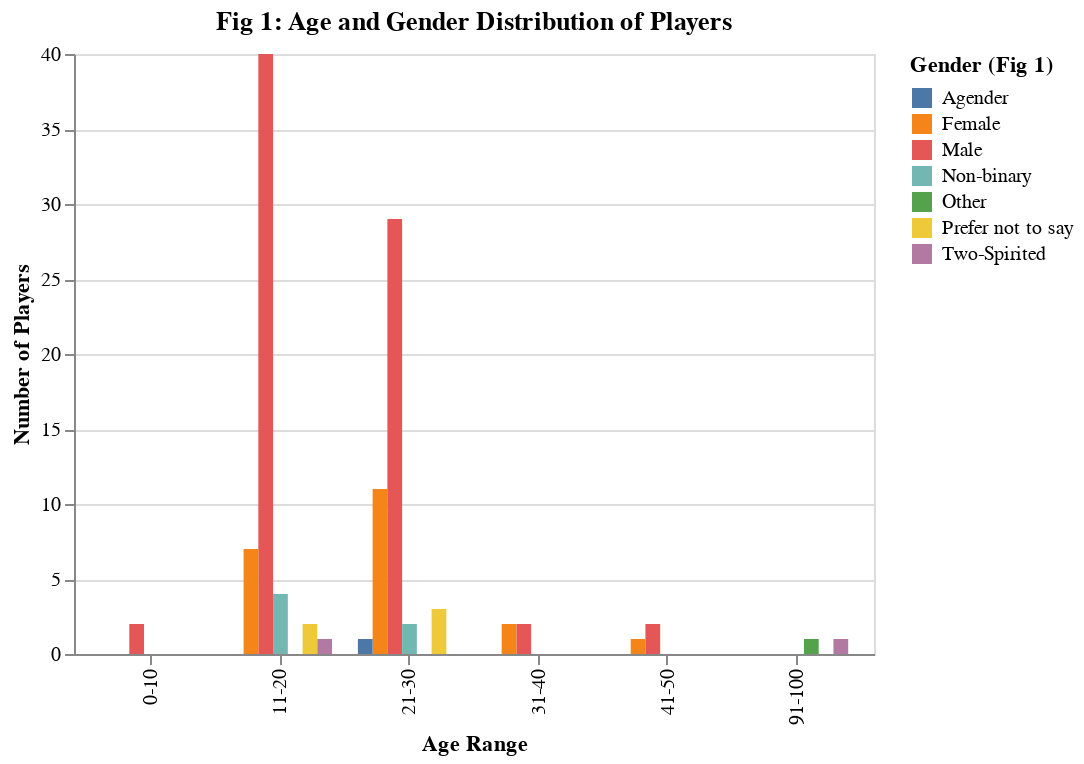

Source (notebook cell):
### Code cell
fig1

### Figure 1 — Vega-Lite specification as saved in the notebook (floating-point values rounded to 4 significant figures)
{"config": {"view": {"continuousWidth": 300, "continuousHeight": 300}}, "data": {"name": "data-e6f9a1bce5ba2b4893414f591efa4fb9"}, "mark": {"type": "bar"}, "encoding": {"color": {"field": "gender", "title": "Gender (Fig 1)", "type": "nominal"}, "x": {"field": "age_group", "sort": ["0-10", "11-20", "21-30", "31-40", "41-50", "51-60", "61-70", "71-80", "81-90", "91-100"], "title": "Age Range", "type": "ordinal"}, "xOffset": {"field": "gender", "type": "nominal"}, "y": {"aggregate": "count", "title": "Number of Players", "type": "quantitative"}}, "height": 300, "title": "Fig 1: Age and Gender Distribution of Players", "width": 400, "$schema": "https://vega.github.io/schema/vega-lite/v5.20.1.json", "datasets": {"data-e6f9a1bce5ba2b4893414f591efa4fb9": [{"gender": "Male", "age": 9, "played_hours": 30.3, "experience": "Pro", "subscribe": true, "age_group": "0-10"}, {"gender": "Male", "age": 17, "played_hours": 3.8, "experience": "Veteran", "subscribe": true, "age_group": "11-20"}, {"gender": "Female", "age": 21, "played_hours": 0.7, "experience": "Amateur", "subscribe": true, "age_group": "21-30"}, {"gender": "Male", "age": 21, "played_hours": 0.1, "experience": "Regular", "subscribe": true, "age_group": "21-30"}, {"gender": "Male", "age": 17, "played_hours": 0.1, "experience": "Amateur", "subscribe": true, "age_group": "11-20"}, {"gender": "Female", "age": 23, "played_hours": 1.6, "experience": "Veteran", "subscribe": true, "age_group": "21-30"}, {"gender": "Female", "age": 25, "played_hours": 1.5, "experience": "Beginner", "subscribe": true, "age_group": "21-30"}, {"gender": "Male", "age": 22, "played_hours": 0.2, "experience": "Amateur", "subscribe": true, "age_group": "21-30"}, {"gender": "Female", "age": 17, "played_hours": 48.4, "experience": "Amateur", "subscribe": true, "age_group": "11-20"}, {"gender": "Male", "age": 17, "played_hours": 0.5, "experience": "Amateur", "subscribe": true, "age_group": "11-20"}, {"gender": "Male", "age": 19, "played_hours": 0.6, "experience": "Regular", "subscribe": true, "age_group": "11-20"}, {"gender": "Male", "age": 8, "played_hours": 0.3, "experience": "Regular", "subscribe": true, "age_group": "0-10"}, {"gender": "Female", "age": 17, "played_hours": 0.1, "experience": "Amateur", "subscribe": false, "age_group": "11-20"}, {"gender": "Male", "age": 17, "played_hours": 1.0, "experience": "Beginner", "subscribe": true, "age_group": "11-20"}, {"gender": "Female", "age": 21, "played_hours": 0.7, "experience": "Amateur", "subscribe": true, "age_group": "21-30"}, {"gender": "Female", "age": 28, "played_hours": 0.6, "experience": "Regular", "subscribe": true, "age_group": "21-30"}, {"gender": "Male", "age": 23, "played_hours": 1.8, "experience": "Amateur", "subscribe": true, "age_group": "21-30"}, {"gender": "Male", "age": 18, "played_hours": 0.1, "experience": "Veteran", "subscribe": false, "age_group": "11-20"}, {"gender": "Male", "age": 23, "played_hours": 0.1, "experience": "Amateur", "subscribe": true, "age_group": "21-30"}, {"gender": "Male", "age": 21, "played_hours": 0.1, "experience": "Veteran", "subscribe": true, "age_group": "21-30"}, {"gender": "Male", "age": 26, "played_hours": 0.6, "experience": "Beginner", "subscribe": true, "age_group": "21-30"}, {"gender": "Male", "age": 20, "played_hours": 0.4, "experience": "Veteran", "subscribe": true, "age_group": "21-30"}, {"gender": "Prefer not to say", "age": 25, "played_hours": 1.4, "experience": "Veteran", "subscribe": false, "age_group": "21-30"}, {"gender": "Male", "age": 17, "played_hours": 0.2, "experience": "Amateur", "subscribe": true, "age_group": "11-20"}, {"gender": "Male", "age": 17, "played_hours": 5.6, "experience": "Regular", "subscribe": true, "age_group": "11-20"}, {"gender": "Non-binary", "age": 17, "played_hours": 0.1, "experience": "Veteran", "subscribe": true, "age_group": "11-20"}, {"gender": "Male", "age": 24, "played_hours": 0.3, "experience": "Amateur", "subscribe": true, "age_group": "21-30"}, {"gender": "Male", "age": 24, "played_hours": 2.2, "experience": "Veteran", "subscribe": true, "age_group": "21-30"}, {"gender": "Male", "age": 17, "played_hours": 0.1, "experience": "Veteran", "subscribe": true, "age_group": "11-20"}, {"gender": "Agender", "age": 27, "played_hours": 12.5, "experience": "Veteran", "subscribe": true, "age_group": "21-30"}, {"gender": "Prefer not to say", "age": 22, "played_hours": 0.4, "experience": "Beginner", "subscribe": true, "age_group": "21-30"}, {"gender": "Male", "age": 21, "played_hours": 0.6, "experience": "Veteran", "subscribe": true, "age_group": "21-30"}, {"gender": "Non-binary", "age": 20, "played_hours": 218.1, "experience": "Regular", "subscribe": true, "age_group": "21-30"}, {"gender": "Male", "age": 18, "played_hours": 0.9, "experience": "Amateur", "subscribe": false, "age_group": "11-20"}, {"gender": "Male", "age": 27, "played_hours": 0.2, "experience": "Amateur", "subscribe": true, "age_group": "21-30"}, {"gender": "Male", "age": 11, "played_hours": 2.9, "experience": "Amateur", "subscribe": true, "age_group": "11-20"}, {"gender": "Male", "age": 10, "played_hours": 3.6, "experience": "Regular", "subscribe": true, "age_group": "11-20"}, {"gender": "Male", "age": 38, "played_hours": 0.2, "experience": "Veteran", "subscribe": true, "age_group": "31-40"}, {"gender": "Male", "age": 20, "played_hours": 1.5, "experience": "Regular", "subscribe": true, "age_group": "21-30"}, {"gender": "Male", "age": 17, "played_hours": 1.0, "experience": "Pro", "subscribe": true, "age_group": "11-20"}, {"gender": "Male", "age": 17, "played_hours": 0.2, "experience": "Pro", "subscribe": true, "age_group": "11-20"}, {"gender": "Male", "age": 23, "played_hours": 0.1, "experience": "Amateur", "subscribe": true, "age_group": "21-30"}, {"gender": "Male", "age": 21, "played_hours": 0.1, "experience": "Veteran", "subscribe": true, "age_group": "21-30"}, {"gender": "Male", "age": 22, "played_hours": 0.1, "experience": "Veteran", "subscribe": false, "age_group": "21-30"}, {"gender": "Male", "age": 14, "played_hours": 17.2, "experience": "Amateur", "subscribe": true, "age_group": "11-20"}, {"gender": "Male", "age": 15, "played_hours": 0.1, "experience": "Regular", "subscribe": true, "age_group": "11-20"}, {"gender": "Male", "age": 14, "played_hours": 0.2, "experience": "Regular", "subscribe": true, "age_group": "11-20"}, {"gender": "Male", "age": 17, "played_hours": 53.9, "experience": "Amateur", "subscribe": true, "age_group": "11-20"}, {"gender": "Male", "age": 17, "played_hours": 223.1, "experience": "Regular", "subscribe": true, "age_group": "11-20"}, {"gender": "Male", "age": 21, "played_hours": 0.5, "experience": "Amateur", "subscribe": true, "age_group": "21-30"}, {"gender": "Female", "age": 21, "played_hours": 3.5, "experience": "Amateur", "subscribe": true, "age_group": "21-30"}, {"gender": "Non-binary", "age": 17, "played_hours": 1.0, "experience": "Veteran", "subscribe": true, "age_group": "11-20"}, {"gender": "Female", "age": 37, "played_hours": 0.2, "experience": "Beginner", "subscribe": false, "age_group": "31-40"}, {"gender": "Male", "age": 17, "played_hours": 0.1, "experience": "Beginner", "subscribe": true, "age_group": "11-20"}, {"gender": "Female", "age": 16, "played_hours": 150.0, "experience": "Amateur", "subscribe": true, "age_group": "11-20"}, {"gender": "Male", "age": 17, "played_hours": 1.2, "experience": "Pro", "subscribe": true, "age_group": "11-20"}, {"gender": "Male", "age": 17, "played_hours": 0.1, "experience": "Amateur", "subscribe": true, "age_group": "11-20"}, {"gender": "Female", "age": 22, "played_hours": 0.8, "experience": "Beginner", "subscribe": true, "age_group": "21-30"}, {"gender": "Male", "age": 19, "played_hours": 0.1, "experience": "Amateur", "subscribe": true, "age_group": "11-20"}, {"gender": "Male", "age": 18, "played_hours": 0.1, "experience": "Veteran", "subscribe": false, "age_group": "11-20"}, {"gender": "Male", "age": 12, "played_hours": 0.5, "experience": "Pro", "subscribe": true, "age_group": "11-20"}, {"gender": "Prefer not to say", "age": 27, "played_hours": 2.0, "experience": "Beginner", "subscribe": true, "age_group": "21-30"}, {"gender": "Female", "age": 22, "played_hours": 2.7, "experience": "Veteran", "subscribe": false, "age_group": "21-30"}, {"gender": "Male", "age": 17, "played_hours": 0.1, "experience": "Amateur", "subscribe": true, "age_group": "11-20"}, {"gender": "Male", "age": 21, "played_hours": 4.0, "experience": "Regular", "subscribe": true, "age_group": "21-30"}, {"gender": "Male", "age": 18, "played_hours": 0.4, "experience": "Veteran", "subscribe": true, "age_group": "11-20"}, {"gender": "Female", "age": 17, "played_hours": 1.0, "experience": "Beginner", "subscribe": true, "age_group": "11-20"}, {"gender": "Male", "age": 24, "played_hours": 0.1, "experience": "Regular", "subscribe": true, "age_group": "21-30"}, {"gender": "Male", "age": 15, "played_hours": 0.1, "experience": "Pro", "subscribe": true, "age_group": "11-20"}, {"gender": "Male", "age": 24, "played_hours": 0.1, "experience": "Beginner", "subscribe": true, "age_group": "21-30"}, {"gender": "Female", "age": 32, "played_hours": 0.1, "experience": "Amateur", "subscribe": false, "age_group": "31-40"}, {"gender": "Male", "age": 17, "played_hours": 7.1, "experience": "Beginner", "subscribe": false, "age_group": "11-20"}, {"gender": "Male", "age": 49, "played_hours": 18.5, "experience": "Regular", "subscribe": true, "age_group": "41-50"}, {"gender": "Female", "age": 24, "played_hours": 0.7, "experience": "Beginner", "subscribe": true, "age_group": "21-30"}, {"gender": "Male", "age": 23, "played_hours": 56.1, "experience": "Amateur", "subscribe": true, "age_group": "21-30"}, {"gender": "Prefer not to say", "age": 17, "played_hours": 0.1, "experience": "Regular", "subscribe": false, "age_group": "11-20"}, {"gender": "Male", "age": 20, "played_hours": 1.1, "experience": "Beginner", "subscribe": true, "age_group": "21-30"}, {"gender": "Female", "age": 17, "played_hours": 1.0, "experience": "Beginner", "subscribe": true, "age_group": "11-20"}, {"gender": "Male", "age": 16, "played_hours": 0.1, "experience": "Veteran", "subscribe": true, "age_group": "11-20"}, {"gender": "Male", "age": 24, "played_hours": 23.7, "experience": "Beginner", "subscribe": true, "age_group": "21-30"}, {"gender": "Male", "age": 19, "played_hours": 0.1, "experience": "Veteran", "subscribe": false, "age_group": "11-20"}, {"gender": "Male", "age": 45, "played_hours": 0.1, "experience": "Amateur", "subscribe": false, "age_group": "41-50"}, {"gender": "Prefer not to say", "age": 17, "played_hours": 0.2, "experience": "Beginner", "subscribe": true, "age_group": "11-20"}, {"gender": "Male", "age": 17, "played_hours": 0.1, "experience": "Beginner", "subscribe": true, "age_group": "11-20"}, {"gender": "Non-binary", "age": 17, "played_hours": 1.2, "experience": "Amateur", "subscribe": true, "age_group": "11-20"}, {"gender": "Male", "age": 23, "played_hours": 0.1, "experience": "Amateur", "subscribe": true, "age_group": "21-30"}, {"gender": "Two-Spirited", "age": 99, "played_hours": 0.1, "experience": "Regular", "subscribe": true, "age_group": "91-100"}, {"gender": "Female", "age": 19, "played_hours": 178.2, "experience": "Regular", "subscribe": true, "age_group": "11-20"}, {"gender": "Male", "age": 19, "played_hours": 0.6, "experience": "Pro", "subscribe": true, "age_group": "11-20"}, {"gender": "Female", "age": 20, "played_hours": 0.5, "experience": "Regular", "subscribe": true, "age_group": "21-30"}, {"gender": "Male", "age": 21, "played_hours": 0.1, "experience": "Regular", "subscribe": true, "age_group": "21-30"}, {"gender": "Male", "age": 26, "played_hours": 1.0, "experience": "Amateur", "subscribe": false, "age_group": "21-30"}, {"gender": "Female", "age": 17, "played_hours": 0.3, "experience": "Beginner", "subscribe": false, "age_group": "11-20"}, {"gender": "Male", "age": 17, "played_hours": 0.1, "experience": "Veteran", "subscribe": true, "age_group": "11-20"}, {"gender": "Male", "age": 17, "played_hours": 0.1, "experience": "Veteran", "subscribe": false, "age_group": "11-20"}, {"gender": "Male", "age": 21, "played_hours": 0.4, "experience": "Pro", "subscribe": false, "age_group": "21-30"}, {"gender": "Male", "age": 32, "played_hours": 1.8, "experience": "Beginner", "subscribe": false, "age_group": "31-40"}, {"gender": "Male", "age": 17, "played_hours": 0.3, "experience": "Amateur", "subscribe": true, "age_group": "11-20"}, {"gender": "Non-binary", "age": 21, "played_hours": 2.7, "experience": "Veteran", "subscribe": false, "age_group": "21-30"}, {"gender": "Two-Spirited", "age": 17, "played_hours": 0.4, "experience": "Amateur", "subscribe": true, "age_group": "11-20"}, {"gender": "Non-binary", "age": 17, "played_hours": 0.1, "experience": "Veteran", "subscribe": true, "age_group": "11-20"}, {"gender": "Male", "age": 24, "played_hours": 2.1, "experience": "Amateur", "subscribe": false, "age_group": "21-30"}, {"gender": "Female", "age": 22, "played_hours": 0.8, "experience": "Amateur", "subscribe": true, "age_group": "21-30"}, {"gender": "Male", "age": 17, "played_hours": 0.2, "experience": "Pro", "subscribe": false, "age_group": "11-20"}, {"gender": "Male", "age": 22, "played_hours": 32.0, "experience": "Amateur", "subscribe": true, "age_group": "21-30"}, {"gender": "Male", "age": 17, "played_hours": 1.7, "experience": "Pro", "subscribe": false, "age_group": "11-20"}, {"gender": "Male", "age": 18, "played_hours": 0.1, "experience": "Regular", "subscribe": false, "age_group": "11-20"}, {"gender": "Female", "age": 44, "played_hours": 0.1, "experience": "Veteran", "subscribe": true, "age_group": "41-50"}, {"gender": "Male", "age": 22, "played_hours": 0.3, "experience": "Veteran", "subscribe": false, "age_group": "21-30"}, {"gender": "Male", "age": 17, "played_hours": 2.3, "experience": "Amateur", "subscribe": false, "age_group": "11-20"}, {"gender": "Other", "age": 91, "played_hours": 0.2, "experience": "Pro", "subscribe": true, "age_group": "91-100"}]}}
